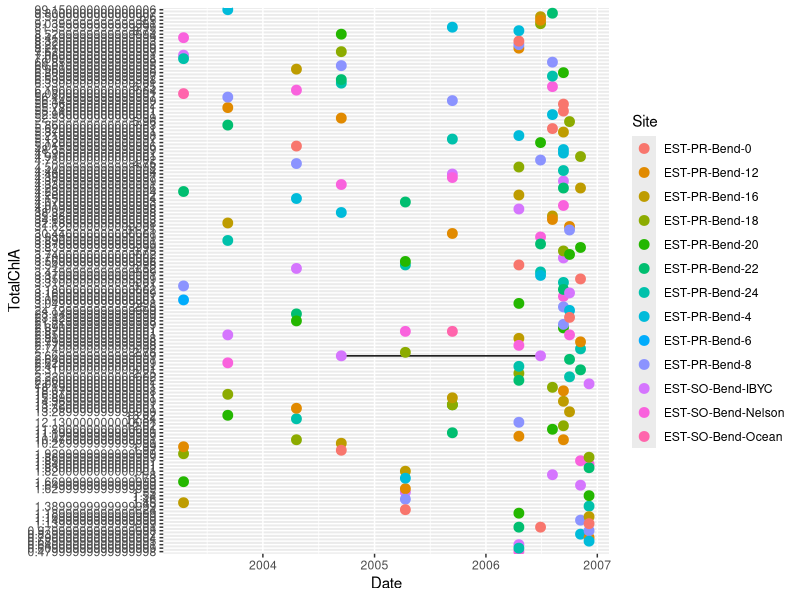
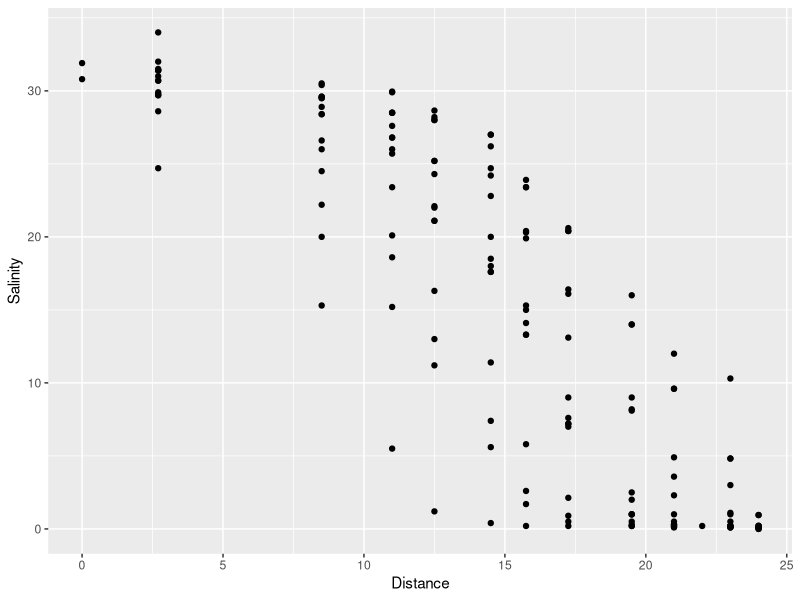
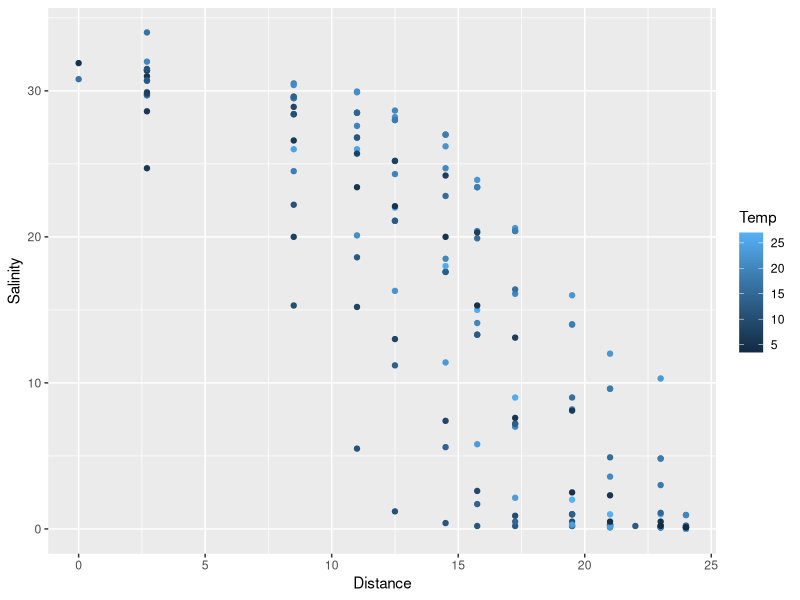
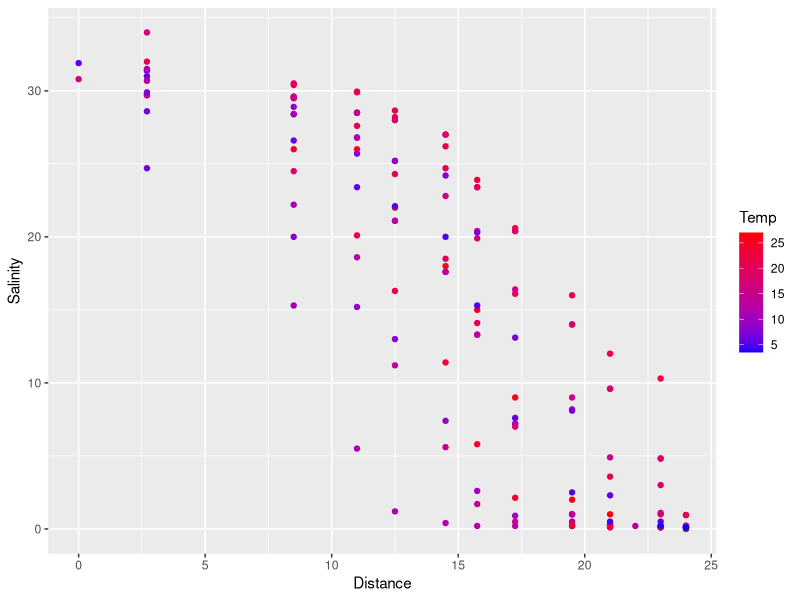
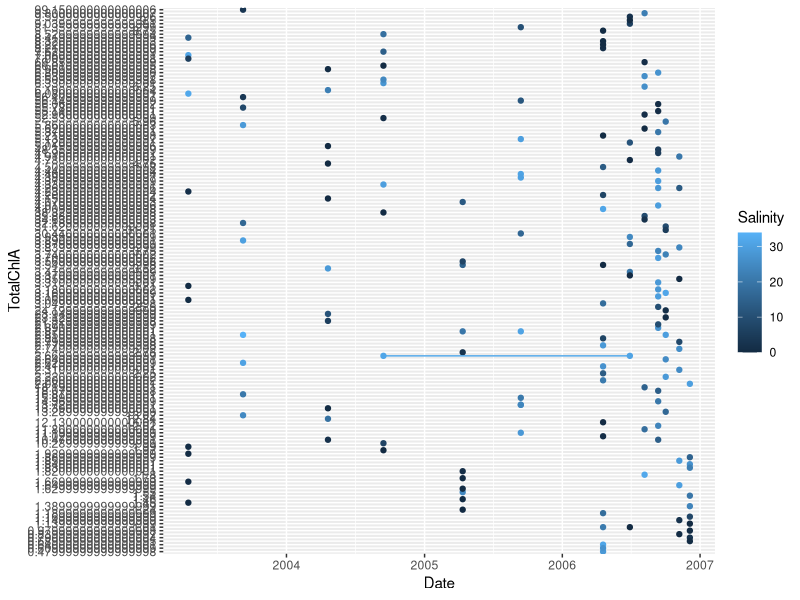

Reproduce these figures in R, in order.
## ---- chunk 1
library(readxl)
## ---- chunk 2
plankton <- read_excel("Data/EST-PR-PlanktonChemTax.xls", sheet=2)

# Note on looking at warnings
# - part fo the process of understanding our data
## ---- chunk 3
# Install the package dplyr if you have not already done so for this class
#install.packages('dplyr')
library(dplyr)

plankton <- 
  plankton %>% 
  mutate(SampleType = replace(SampleType, SampleType == 'Whole water', 
                              'Wholewater')) %>%
  mutate(SampleType = replace(SampleType, SampleType == '<20' | 
                              SampleType == "< 20 um", '<20um'))
## ---- chunk 4
plankton_sub <- plankton[1:164, ]

# Let's check what dates this covers in the data.
range(plankton_sub$Date)
## ---- chunk 5
library(ggplot2)
## ---- chunk 6
ggplot(data = plankton_sub, aes(x = Date, y = TotalChlA, by = Site, colour = Site)) + 
  geom_line(colour = 'black') +
  geom_point(size = 3)
## ---- chunk 7
ggplot(data = plankton_sub, aes(x = Distance, y = Salinity)) + 
  geom_point()

ggplot(data = plankton_sub, aes(x = Distance, y = Salinity, colour = Temp)) + 
  geom_point()

ggplot(data = plankton_sub, aes(x = Distance, y = Salinity, colour = Temp)) + 
  geom_point() + 
  scale_colour_gradient(low = "blue", high = "red")


ggplot(data = plankton_sub, aes(x = Date, y = TotalChlA, colour = Salinity, by = Site)) + 
  geom_point() + 
  geom_line()


